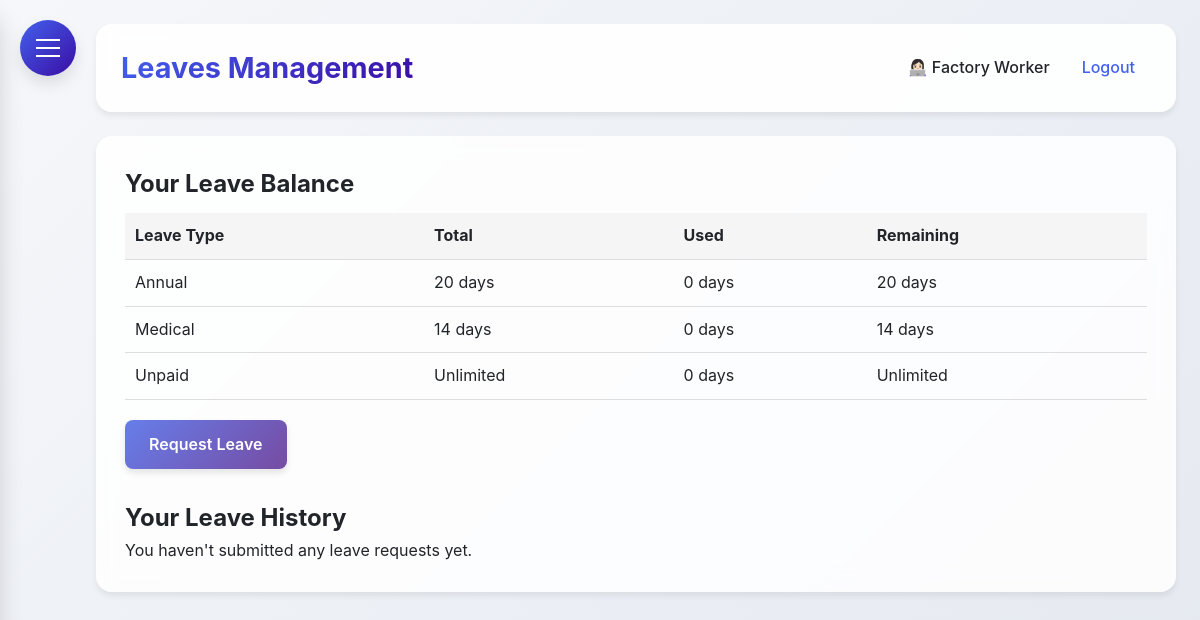
The page /leaves (signed in) on the database as committed earlier.
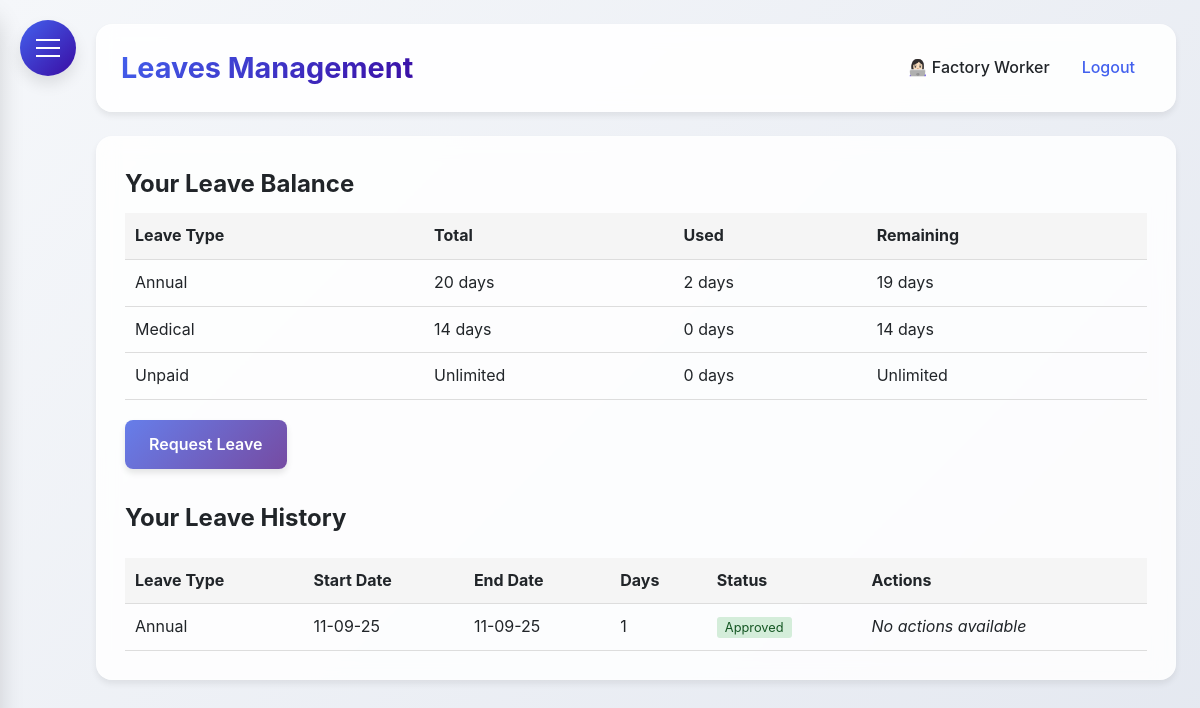
The same page on the database as committed later.
### HerculesSystem.py (models this page shows)
class LeaveBalance(db.Model):
    id = db.Column(db.Integer, primary_key=True)
    employee_id = db.Column(db.Integer, db.ForeignKey('employee.id'), nullable=False)
    leave_type = db.Column(db.String(20), nullable=False)
    total_days = db.Column(db.Integer, default=0)
    used_days = db.Column(db.Integer, default=0)
    remaining_days = db.Column(db.Integer, default=0)
    updated_at = db.Column(db.DateTime, default=datetime.utcnow)
    employee = db.relationship('Employee', back_populates='leave_balances')

class LeaveRequest(db.Model):
    id = db.Column(db.Integer, primary_key=True)
    employee_id = db.Column(db.Integer, db.ForeignKey('employee.id'), nullable=False)
    start_date = db.Column(db.Date, nullable=False)
    end_date = db.Column(db.Date, nullable=False)
    leave_type = db.Column(db.String(50), nullable=False)
    reason = db.Column(db.Text)
    attachment_filename = db.Column(db.String(255))
    status = db.Column(db.String(20), default='pending')
    days_requested = db.Column(db.Integer, nullable=False)
    created_at = db.Column(db.DateTime, default=datetime.utcnow)
    approved_at = db.Column(db.DateTime)
    employee = db.relationship('Employee', backref=db.backref('leave_requests', lazy=True))

### HerculesSystem.py (the view)
@app.route('/leaves')
@login_required
def leaves():
    if current_user.user_type in ['admin', 'supervisor']:
        pending_requests = LeaveRequest.query.filter_by(status='pending').all()
        return render_template('leaves.html', pending_requests=pending_requests)
    else:
        user_requests = LeaveRequest.query.filter_by(employee_id=current_user.id).order_by(LeaveRequest.created_at.desc()).all()
        return render_template('leaves.html', user_requests=user_requests)

### HerculesSystem.py (called while the page is built)
@app.after_request
def add_security_headers(response):
    response.headers['Permissions-Policy'] = 'geolocation=()'
    return response

@login_manager.user_loader
def load_user(user_id):
    return db.session.get(Employee, int(user_id))

@app.context_processor
def inject_now():
    return {'now': datetime.utcnow()}

@app.before_request
def before_request():
    if request.url.startswith('https://'):
        new_url = request.url.replace('https://', 'http://', 1)
        return redirect(new_url, code=301)

### templates/leaves.html (shortened to what the changed rows need)
{% extends "base.html" %}
{% block content %}
{% if current_user.user_type in ['admin', 'supervisor'] %}
<div style="display: flex; gap: 10px; margin-bottom: 20px;">
    <a href="{{ url_for('all_leaves') }}" class="btn" style="background: linear-gradient(135deg, #667eea 0%, #764ba2 100%);">
        All Leaves
    </a>
    <a href="{{ url_for('manage_leave_balances') }}" class="btn" style="background: linear-gradient(135deg, #4facfe 0%, #2986cc 100%);">
        Manage Leaves
    </a>
</div>
<h2>Pending Leave Requests</h2>
{% if pending_requests %}
<table class="pending-requests-table desktop-view" style="width: 100%; border-collapse: collapse; margin-top: 20px;">
    <thead>
        <tr style="background: #f5f5f5;">
            <th style="padding: 10px; text-align: left; border-bottom: 1px solid #ddd;">Employee</th>
            <th style="padding: 10px; text-align: left; border-bottom: 1px solid #ddd;">Leave Type</th>
            <th style="padding: 10px; text-align: left; border-bottom: 1px solid #ddd;">Start Date</th>
            <th style="padding: 10px; text-align: left; border-bottom: 1px solid #ddd;">End Date</th>
            <th style="padding: 10px; text-align: left; border-bottom: 1px solid #ddd;">Days</th>
            <th style="padding: 10px; text-align: left; border-bottom: 1px solid #ddd;">Reason</th>
            <th style="padding: 10px; text-align: left; border-bottom: 1px solid #ddd;">Attachment</th>
            <th style="padding: 10px; text-align: left; border-bottom: 1px solid #ddd;">Actions</th>
        </tr>
    </thead>
    <tbody>
        {% for request in pending_requests %}
        <tr>
            <td style="padding: 10px; border-bottom: 1px solid #ddd;">{{ request.employee.full_name }}</td>
            <td style="padding: 10px; border-bottom: 1px solid #ddd;">{{ request.leave_type|title }}</td>
            <td style="padding: 10px; border-bottom: 1px solid #ddd;">{{ request.start_date.strftime('%d-%m-%y') }}</td>
            <td style="padding: 10px; border-bottom: 1px solid #ddd;">{{ request.end_date.strftime('%d-%m-%y') }}</td>
            <td style="padding: 10px; border-bottom: 1px solid #ddd;">{{ request.days_requested }}</td>
            <td style="padding: 10px; border-bottom: 1px solid #ddd;">{{ request.reason }}</td>
            <td style="padding: 10px; border-bottom: 1px solid #ddd;">
                {% if request.attachment_filename %}
                    <a href="{{ url_for('download_attachment', filename=request.attachment_filename) }}" target="_blank" style="color: #4361ee; text-decoration: none;">
                        View Attachment
                    </a>
                {% else %}
                    None
                {% endif %}
            </td>
            <td style="padding: 10px; border-bottom: 1px solid #ddd;">
                <div style="display: flex; flex-direction: column; gap: 5px;">
                    <a href="{{ url_for('approve_leave', request_id=request.id) }}" class="btn btn-sm" style="background: linear-gradient(135deg, #28a745 0%, #20c997 100%);">
                        Approve
                    </a>
                    <a href="{{ url_for('reject_leave', request_id=request.id) }}" class="btn btn-sm" style="background: linear-gradient(135deg, #dc3545 0%, #fd7e14 100%);">
                        Reject
                    </a>
                </div>
            </td>
        </tr>
        {% endfor %}
    </tbody>
</table>
<div class="mobile-view" style="display: none;">
    {% for request in pending_requests %}
    <div style="border: 1px solid #ddd; border-radius: 5px; padding: 15px; margin-bottom: 15px;">
        <div style="margin-bottom: 10px;">
            <strong>Employee:</strong> {{ request.employee.full_name }}
        </div>
        <div style="margin-bottom: 10px;">
            <strong>Leave Type:</strong> {{ request.leave_type|title }}
        </div>
        <div style="margin-bottom: 10px;">
            <strong>Dates:</strong> {{ request.start_date.strftime('%d-%m-%y') }} to {{ request.end_date.strftime('%d-%m-%y') }}
        </div>
        <div style="margin-bottom: 10px;">
            <strong>Days:</strong> {{ request.days_requested }}
        </div>
        <div style="margin-bottom: 10px;">
            <strong>Reason:</strong> {{ request.reason }}
        </div>
        <div style="margin-bottom: 10px;">
            <strong>Attachment:</strong>
            {% if request.attachment_filename %}
                <a href="{{ url_for('download_attachment', filename=request.attachment_filename) }}" target="_blank" style="color: #4361ee; text-decoration: none;">
                    View Attachment
                </a>
            {% else %}
                None
            {% endif %}
        </div>
        <div style="display: flex; flex-direction: column; gap: 10px; margin-top: 15px;">
            <a href="{{ url_for('approve_leave', request_id=request.id) }}" class="btn btn-sm" style="background: linear-gradient(135deg, #28a745 0%, #20c997 100%);">
                Approve
            </a>
            <a href="{{ url_for('reject_leave', request_id=request.id) }}" class="btn btn-sm" style="background: linear-gradient(135deg, #dc3545 0%, #fd7e14 100%);">
                Reject
            </a>
        </div>
    </div>
    {% endfor %}
</div>
{% else %}
<p>No pending leave requests.</p>
{% endif %}
{% else %}
<h2>Your Leave Balance</h2>
<table style="width: 100%; border-collapse: collapse; margin-top: 10px; margin-bottom: 20px;">
    <thead>
        <tr style="background: #f5f5f5;">
            <th style="padding: 10px; text-align: left; border-bottom: 1px solid #ddd;">Leave Type</th>
            <th style="padding: 10px; text-align: left; border-bottom: 1px solid #ddd;">Total</th>
            <th style="padding: 10px; text-align: left; border-bottom: 1px solid #ddd;">Used</th>
            <th style="padding: 10px; text-align: left; border-bottom: 1px solid #ddd;">Remaining</th>
        </tr>
    </thead>
    <tbody>
        {% for balance in current_user.leave_balances %}
        <tr>
            <td style="padding: 10px; border-bottom: 1px solid #ddd;">{{ balance.leave_type|title }}</td>
            <td style="padding: 10px; border-bottom: 1px solid #ddd;">
                {% if balance.leave_type == 'unpaid' %}Unlimited{% else %}{{ balance.total_days }} days{% endif %}
            </td>
            <td style="padding: 10px; border-bottom: 1px solid #ddd;">{{ balance.used_days }} days</td>
            <td style="padding: 10px; border-bottom: 1px solid #ddd;">
                {% if balance.leave_type == 'unpaid' %}Unlimited{% else %}{{ balance.remaining_days }} days{% endif %}
            </td>
        </tr>
        {% endfor %}
    </tbody>
</table>
<div style="margin-bottom: 30px;">
    <a href="{{ url_for('request_leave') }}" class="btn" style="background: linear-gradient(135deg, #667eea 0%, #764ba2 100%); padding: 12px 24px; font-size: 1rem;">
    </a>
</div>
<h2>Your Leave History</h2>
{% if user_requests %}
<table style="width: 100%; border-collapse: collapse; margin-top: 20px;">
    <thead>
        <tr style="background: #f5f5f5;">
            <th style="padding: 10px; text-align: left; border-bottom: 1px solid #ddd;">Leave Type</th>
            <th style="padding: 10px; text-align: left; border-bottom: 1px solid #ddd;">Start Date</th>
            <th style="padding: 10px; text-align: left; border-bottom: 1px solid #ddd;">End Date</th>
            <th style="padding: 10px; text-align: left; border-bottom: 1px solid #ddd;">Days</th>
            <th style="padding: 10px; text-align: left; border-bottom: 1px solid #ddd;">Status</th>
            <th style="padding: 10px; text-align: left; border-bottom: 1px solid #ddd;">Actions</th>
        </tr>
    </thead>
    <tbody>
        {% for request in user_requests %}
        <tr>
            <td style="padding: 10px; border-bottom: 1px solid #ddd;">{{ request.leave_type|title }}</td>
            <td style="padding: 10px; border-bottom: 1px solid #ddd;">{{ request.start_date.strftime('%d-%m-%y') }}</td>
            <td style="padding: 10px; border-bottom: 1px solid #ddd;">{{ request.end_date.strftime('%d-%m-%y') }}</td>
            <td style="padding: 10px; border-bottom: 1px solid #ddd;">{{ request.days_requested }}</td>
            <td style="padding: 10px; border-bottom: 1px solid #ddd;">
                <span style="
                    padding: 3px 8px;
                    border-radius: 3px;
                    font-size: 0.8rem;
                    {% if request.status == 'approved' %}
                        background: #d4edda; color: #155724;
                    {% elif request.status == 'rejected' %}
                        background: #f8d7da; color: #721c24;
                    {% else %}
                        background: #fff3cd; color: #856404;
                    {% endif %}
                ">
                    {{ request.status|title }}
                </span>
            </td>
            <td style="padding: 10px; border-bottom: 1px solid #ddd;">
                {% if request.status == 'pending' %}
                <div style="display: flex; gap: 5px;">
                    <a href="{{ url_for('edit_leave', request_id=request.id) }}"
                       class="btn btn-sm" style="background: linear-gradient(135deg, #4facfe 0%, #00f2fe 100%);">
                        Edit
                    </a>
                    <a href="{{ url_for('delete_leave', request_id=request.id) }}"
                       class="btn btn-sm" style="background: linear-gradient(135deg, #dc3545 0%, #fd7e14 100%);"
                       onclick="return confirm('Are you sure you want to delete this leave request?')">
                        Delete
                    </a>
                </div>
                {% else %}
                <em>No actions available</em>
                {% endif %}
            </td>
        </tr>
        {% endfor %}
    </tbody>
</table>
{% else %}
<p>You haven't submitted any leave requests yet.</p>
{% endif %}
{% endif %}
{% endblock %}

Rows that differ between the two databases and show on the page:
changed LeaveBalance "Annual": used_days "0" → "2"; remaining_days "20" → "19"
added LeaveRequest: leave_type "Annual", start_date "11-09-25", end_date "11-09-25", days_requested "1", status "Approved", shows "No actions available"
Other text that changed with them:
text no longer shown: "You haven't submitted any leave requests yet."
text now shown: "Leave Type Start Date End Date Days Status Actions"
